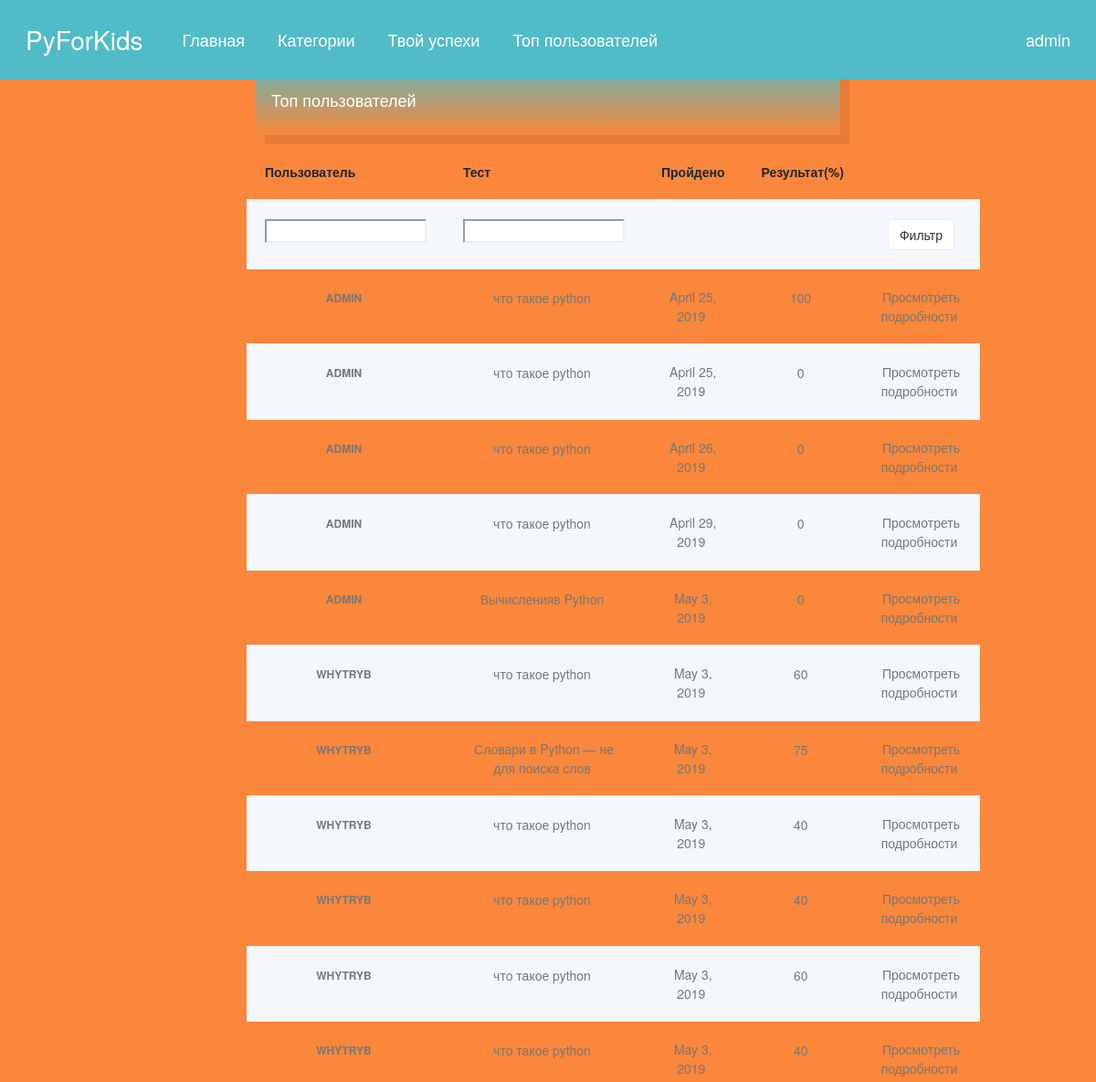
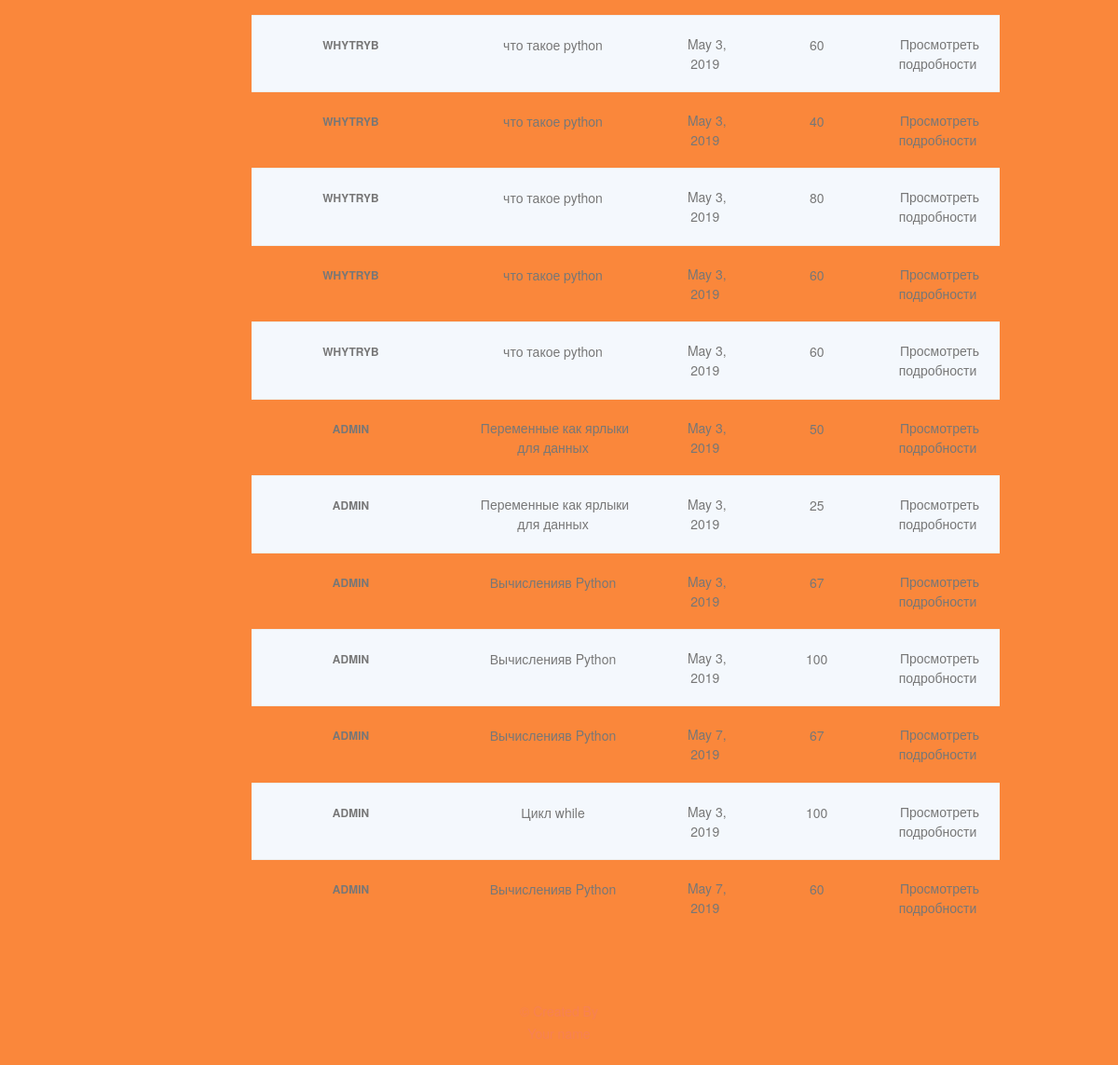
/marking/ (signed in), run on the app's committed database (2 pictures, top to bottom).
### quiz/models.py (models this page shows, shortened)
class Sitting(models.Model):
    user = models.ForeignKey(settings.AUTH_USER_MODEL, verbose_name=_("User"), on_delete=models.CASCADE)
    quiz = models.ForeignKey(Quiz, verbose_name=_("Quiz"), on_delete=models.CASCADE)
    question_order = models.CharField(
        max_length=1024,
        verbose_name=_("Question Order"),
        validators=[validate_comma_separated_integer_list])
    question_list = models.CharField(
        max_length=1024,
        verbose_name=_("Question List"),
        validators=[validate_comma_separated_integer_list])
    incorrect_questions = models.CharField(
        max_length=1024,
        blank=True,
        verbose_name=_("Incorrect questions"),
        validators=[validate_comma_separated_integer_list])
    current_score = models.IntegerField(verbose_name=_("Current Score"))
    complete = models.BooleanField(default=False, blank=False,
                                   verbose_name=_("Complete"))
    user_answers = models.TextField(blank=True, default='{}',
                                    verbose_name=_("User Answers"))
    start = models.DateTimeField(auto_now_add=True,
                                 verbose_name=_("Start"))
    end = models.DateTimeField(null=True, blank=True, verbose_name=_("End"))
    objects = SittingManager()
    class Meta:
        permissions = (("view_sittings", _("Можно видеть законченные экзамены.")),)
    def _question_ids(self):
        return [int(n) for n in self.question_order.split(',') if n]
    @property
    def get_percent_correct(self):
        dividend = float(self.current_score)
        divisor = len(self._question_ids())
        if divisor < 1:
            return 0            # prevent divide by zero error
        if dividend > divisor:
            return 100
        correct = int(round((dividend / divisor) * 100))
        if correct >= 1:
            return correct
        else:
            return 0

@python_2_unicode_compatible
class Quiz(models.Model):
    title = models.CharField(
        verbose_name=_("Title"),
        max_length=60, blank=False)
    description = models.TextField(
        verbose_name=_("Description"),
        blank=True, help_text=_("Описание вопроса"))
    description_dop = models.TextField(
        verbose_name=_("Description_dop"),
        blank=True, help_text=_("заголовок перед Тестом"))
    description_formul = models.TextField(
        verbose_name=_("Description_formul"),
        blank=True, help_text=_("Формула перед тестом"))
    description_formul_1 = models.TextField(
        verbose_name=_("Description_formul"),
        blank=True, help_text=_("Формула перед тестом 2"))
    description_formul_2 = models.TextField(
        verbose_name=_("Description_formul"),
        blank=True, help_text=_("Формула перед тестом 3"))
    description_formul_3 = models.TextField(
        verbose_name=_("Description_formul"),
        blank=True, help_text=_("Формула перед тестом 4"))
    description_dop_1 = models.TextField(
        verbose_name=_("Description_dop"),
        blank=True, help_text=_("заголовок перед Тестом 2"))
    description_dop_2 = models.TextField(
        verbose_name=_("Description_dop"),
        blank=True, help_text=_("заголовок перед Тестом 3"))
    description_full = models.TextField(
        verbose_name=_("Description_Full"),
        blank=True, help_text=_("Обьяснение перед Тестом 1"))
    description_full_2 = models.TextField(
        verbose_name=_("Description_Full"),
        blank=True, help_text=_("Обьяснение перед Тестом 2"))
    description_full_3 = models.TextField(
        verbose_name=_("Description_Full"),
        blank=True, help_text=_("Обьяснение перед Тестом 3"))
    url = models.SlugField(
        max_length=60, blank=False,
        help_text=_("юзер френдли вид url"),
        verbose_name=_("user friendly url"))
    category = models.ForeignKey(
        Category, null=True, blank=True,
        verbose_name=_("Category"), on_delete=models.CASCADE)
    random_order = models.BooleanField(
        blank=False, default=False,
        verbose_name=_("Random Order"),
        help_text=_("Показать вопросы в случайном порядке или как они установлены?"))
    max_questions = models.PositiveIntegerField(
        blank=True, null=True, verbose_name=_("Max Questions"),
        help_text=_("Количество вопросов, на которые нужно ответить при каждой попытке."))
    answers_at_end = models.BooleanField(
        blank=False, default=False,
        help_text=_("Правильный ответ НЕ показывается после вопроса"),
        verbose_name=_("Answers at end"))
    exam_paper = models.BooleanField(
        blank=False, default=False,
        help_text=_("Если да, то результат каждой попытки пользователя будет сохрянятся. Необходимо для маркировки."),
        verbose_name=_("Exam Paper"))
    single_attempt = models.BooleanField(
        blank=False, default=False,
        help_text=_("Если да, то только одна попытка пользователю будет разрешена "),
        verbose_name=_("Single Attempt"))
    pass_mark = models.SmallIntegerField(
        blank=True, default=0,
        verbose_name=_("Pass Mark"),
        help_text=_("Процент, необходимый для сдачи экзамена."),
        validators=[MaxValueValidator(100)])
    success_text = models.TextField(
        blank=True, help_text=_("Отображается, если пользователь проходит тест"),
        verbose_name=_("Success Text"))
    fail_text = models.TextField(
        verbose_name=_("Fail Text"),
        blank=True, help_text=_("Отображается в случае ошибки пользователя."))
    draft = models.BooleanField(
        blank=True, default=False,
        verbose_name=_("Draft"),
        help_text=_("Если да, тест не отображается "
                     "в списке тестов"))
    class Meta:
        verbose_name = _("Quiz")
        verbose_name_plural = _("Quizzes")
    def __str__(self):
        return self.title

### quiz/views.py (the view)
class QuizMarkingList(QuizMarkerMixin, SittingFilterTitleMixin, ListView):
    model = Sitting
    def get_queryset(self):
        queryset = super(QuizMarkingList, self).get_queryset()\
                                               .filter(complete=True)
        user_filter = self.request.GET.get('user_filter')
        if user_filter:
            queryset = queryset.filter(user__username__icontains=user_filter)
        return queryset

### quiz/views.py (called while the page is built)
    def dispatch(self, *args, **kwargs):
        return super(QuizMarkerMixin, self).dispatch(*args, **kwargs)

    def get_queryset(self):
        queryset = super(SittingFilterTitleMixin, self).get_queryset()
        quiz_filter = self.request.GET.get('quiz_filter')
        if quiz_filter:
            queryset = queryset.filter(quiz__title__icontains=quiz_filter)
        return queryset

### quiz/templates/quiz/sitting_list.html (shortened to what this page needs)
{% extends 'base.html' %}
{% load i18n %}
{% block content %}
    <div class="ui-56">
      {% if sitting_list %}
              <div class="bg-orange white box-shadow mar">
                      <h2>Топ пользователей</h2>
                </div>
			<div class="table-responsives ">
				<table class="table table-striped">
                 <thead>
					<tr>
                          <th>Пользователь</th>
                          <th>Тест</th>
                          <th>Пройдено</th>
                          <th>Результат(%)</th>
                          <th></th>
					</tr>
                 </thead>
                <tbody>
                <tr>
                  <form action="" method="GET">
                    <td><input type="text" name="user_filter" /></td>
                    <td><input type="text" name="quiz_filter" /></td>
                    <td></td>
                    <td></td>
                    <td><button type="submit" class="btn btn-default">Фильтр</button></td>
                  </form>
                </tr>
                    {% for sitting in sitting_list %}
					<tr>
						<td><a data-toggle="tooltip" title="Soemthing">{{ sitting.user }}</a></td>
						<td><a data-toggle="tooltip" title="Soemthing" >{{ sitting.quiz }}</a></td>
						<td><a data-toggle="tooltip" title="Soemthing" >{{ sitting.end|date }}</a></td>
                        <td><a data-toggle="tooltip" title="Soemthing" >{{ sitting.get_percent_correct }}</a></td>
						<td><a data-toggle="tooltip" title="Soemthing"><a href="{% url 'quiz_marking_detail' pk=sitting.id %}">
				  Просмотреть подробности
				</a></a></td>
					</tr>
					{% endfor %}
				</table>
			</div>
          </div>
    {% else %}
        <p>Пусто....</p>
    {% endif %}
{% endblock %}

### quiz/templates/base.html (shortened to what this page needs)
{% load i18n %}
{% load static %}
<!DOCTYPE html>
<head>
<link rel="stylesheet" href="https://maxcdn.bootstrapcdn.com/bootstrap/4.0.0/css/bootstrap.min.css">
<link rel="stylesheet" href="{% static 'css/main_quizz.css' %}">
<link rel="stylesheet" href="{% static 'css/style-12.css' %}">
<link rel="stylesheet" href="{% static 'css/style-297.css' %}">
<link rel="stylesheet" href="{% static 'css/style-56.css' %}">
<link rel="stylesheet" href="https://stackpath.bootstrapcdn.com/bootstrap/4.3.1/css/bootstrap.min.css">
<link rel="stylesheet" href="//netdna.bootstrapcdn.com/bootstrap/3.1.1/css/bootstrap.min.css">
</head>
<body>
<nav class="navbar navbar-expand-md navbar-dark nav navbar-fixed-top">
    <div class="navbar-collapse collapse w-100 order-1 order-md-0 dual-collapse2">
			<a class="navbar-brand" href="/">PyForKids</a>
        <ul class="navbar-nav mr-auto">
			           <li class="nav-item">
        		<a class="nav-link" href="/">Главная</a>
      		</li>
		    <li class="nav-item">
		    	<a class="nav-link" href="{% url 'quiz_category_list_all' %}">Категории</a>
		    </li>
			<li class="nav-item">
		    	<a class="nav-link" href="{% url 'quiz_progress' %}">Твой успехи</a>
		    </li>
			<li class="nav-item">
		    	<a class="nav-link" href="{% url 'quiz_marking' %}">Топ пользователей</a>
		    </li>
        </ul>
    </div>
    <div class="mr-auto order-0">
        <ul class="navbar-nav mx-auto">
			{% if not user.is_authenticated %}
			<li class="nav-item right-nav justify-content-right">
		    	<a class="nav-link" href="{% url 'login' %}">Вход</a>
		    </li>
			<li class="nav-item">
		    	<a class="nav-link" href="{% url 'registration' %}">Регистрация</a>
		    </li>
			{% else %}
			<li class="nav-item right-nav justify-content-right">
				<a class="nav-link">	{{ user.username }}</a>
			</li>
			{% endif %}
        </ul>
    </div>
</nav>
{% block content %}
{% endblock %}
<footer class="page-footer font-small orange">
  <div class="footer-copyright text-center py-3 fot">© Created By
    <p> Your name</p>
  </div>
</footer>
</body>
</html>

### quiz/static/css/main_quizz.css (style rules this page uses)
body { color: black; font-size: 13px; line-height: 23px; background: #fa873b !important; font-family: 'Open Sans', sans-serif; -webkit-font-smoothing: antialiased; }
.nav { font-size: 18px !important; background: #51bbc7 !important; }
.navbar-brand { margin:13px; font-size: 28px !important; }
.navbar-dark .navbar-nav .nav-link { color: white !important; }
html, body { height: 100%; }
li { margin:13px; }
.table-responsives { text-align: center; display: block; margin-left: auto; margin-right: auto }
.mar { margin: 10px; }

### quiz/static/css/style-12.css (style rules this page uses)
body { color: #666666; font-size: 13px; line-height: 23px; background: #fff; font-family: 'Open Sans', sans-serif; -webkit-font-smoothing: antialiased; }
h1, h2, h3, h4 { color: #666; font-family: 'Open Sans', sans-serif; font-weight: 600; margin: 2px 0px; padding: 0px; }
h2 { font-size: 25px; line-height: 40px; }
p { margin: 2px 0px; padding: 0px; margin-bottom:5px; line-height:28px; }
a { text-decoration: none; color: #777; }
.orange { color: #f78153 !important; }
.bg-orange { background-color: #f78153 !important; }
body { background:#f4f8fd; }

### quiz/static/css/style-297.css (style rules this page uses)
body { color: #666666; font-size: 13px; line-height: 23px; background: #fff; font-family: 'Open Sans', sans-serif; -webkit-font-smoothing: antialiased; }
h1, h2, h3, h4, h5, h6 { color: #666; font-family: 'Open Sans', sans-serif; font-weight: 600; margin: 2px 0px; padding: 0px; }
h2 { font-size: 25px; line-height: 40px; }
p { margin: 2px 0px; padding: 0px; margin-bottom:5px; line-height:28px; }
a { text-decoration: none; color: #777; }
.white { color: #ffffff !important; }
.orange { color: #f78153 !important; }
.bg-orange { background: linear-gradient(0deg, #fa873b, #51bbc7) !important; }
.btn { border-radius: 2px; position: relative; }
.box-shadow { padding:10px 17px; box-shadow:10px 10px 0px 0px rgba(0,0,0,0.08); }

### quiz/static/css/style-56.css (style rules this page uses)
body { color: #666666; font-size: 13px; line-height: 23px; background: #fff; font-family: 'Open Sans', sans-serif; -webkit-font-smoothing: antialiased; }
h1, h2, h3, h4, h5, h6 { color: #666; font-family: 'Open Sans', sans-serif; font-weight: 600; margin: 2px 0px; padding: 0px; }
h2 { font-size: 25px; line-height: 40px; }
p { margin: 2px 0px; padding: 0px; margin-bottom:5px; line-height:28px; }
a { text-decoration: none; color: #777; }
.white { color: #ffffff !important; }
.orange { color: #f78153 !important; }
.bg-orange { background-color: #f78153 !important; }
.btn { border-radius: 2px; position: relative; }
.ui-56 { max-width:680px; margin:60px auto; padding:0px 10px; }
.ui-56 h2 { font-size:18px; line-height:38px; margin-bottom:10px; }
.ui-56 .table * { border-color:#eee; }
.ui-56 .table-striped>tbody>tr:nth-child(odd) { background-color: #f4f8fd; }
.ui-56 .table th, .ui-56 .table td { padding:20px; }
.ui-56 .table td a { color:#777; }
.ui-56 .table td:first-child { font-size:12px; text-transform:uppercase; color:#666; font-weight:600; }

### data on the page
Sitting: user "ADMIN", quiz "что такое python", end "April 25, 2019", get_percent_correct "100"
Sitting: user "ADMIN", quiz "что такое python", end "April 25, 2019", get_percent_correct "0"
Sitting: user "ADMIN", quiz "что такое python", end "April 26, 2019", get_percent_correct "0"
Sitting: user "ADMIN", quiz "что такое python", end "April 29, 2019", get_percent_correct "0"
Sitting: user "ADMIN", quiz "Вычисленияв Python", end "May 3, 2019", get_percent_correct "0"
Sitting: user "WHYTRYB", quiz "что такое python", end "May 3, 2019", get_percent_correct "60"
Sitting: user "WHYTRYB", quiz "Словари в Python — не для поиска слов", end "May 3, 2019", get_percent_correct "75"
Sitting: user "WHYTRYB", quiz "что такое python", end "May 3, 2019", get_percent_correct "40"
Sitting: user "WHYTRYB", quiz "что такое python", end "May 3, 2019", get_percent_correct "40"
Sitting: user "WHYTRYB", quiz "что такое python", end "May 3, 2019", get_percent_correct "60"
Sitting: user "WHYTRYB", quiz "что такое python", end "May 3, 2019", get_percent_correct "40"
Sitting: user "WHYTRYB", quiz "что такое python", end "May 3, 2019", get_percent_correct "60"
Sitting: user "WHYTRYB", quiz "что такое python", end "May 3, 2019", get_percent_correct "40"
Sitting: user "WHYTRYB", quiz "что такое python", end "May 3, 2019", get_percent_correct "80"
Sitting: user "WHYTRYB", quiz "что такое python", end "May 3, 2019", get_percent_correct "60"
Sitting: user "WHYTRYB", quiz "что такое python", end "May 3, 2019", get_percent_correct "60"
Sitting: user "ADMIN", quiz "Переменные как ярлыки для данных", end "May 3, 2019", get_percent_correct "50"
Sitting: user "ADMIN", quiz "Переменные как ярлыки для данных", end "May 3, 2019", get_percent_correct "25"
Sitting: user "ADMIN", quiz "Вычисленияв Python", end "May 3, 2019", get_percent_correct "67"
Sitting: user "ADMIN", quiz "Вычисленияв Python", end "May 3, 2019", get_percent_correct "100"
Sitting: user "ADMIN", quiz "Вычисленияв Python", end "May 7, 2019", get_percent_correct "67"
Sitting: user "ADMIN", quiz "Цикл while", end "May 3, 2019", get_percent_correct "100"
Sitting: user "ADMIN", quiz "Вычисленияв Python", end "May 7, 2019", get_percent_correct "60"

### other printed values
{{ user.username }} "admin"
